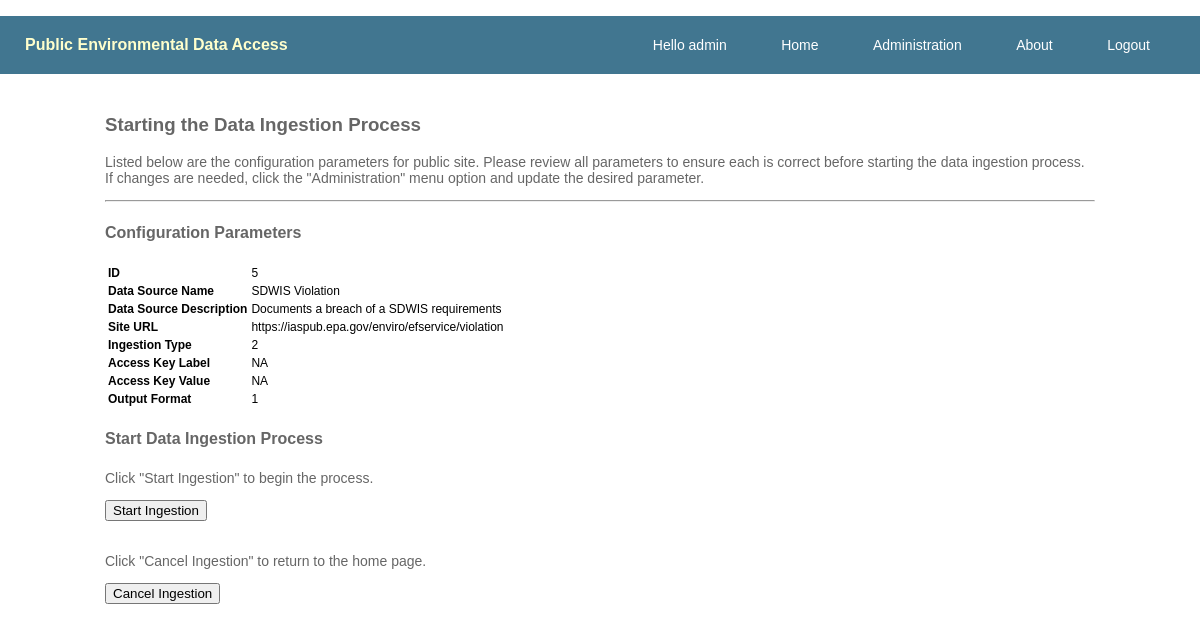
The page /ingest/?id=5 (signed in) on the database its author committed.
### app_model/models.py (models this page shows)
class ingest_configs(models.Model):
    data_source_name = models.CharField(max_length=60)
    data_source_descr = models.CharField(max_length=254)
    ingest_url = models.URLField()
    ingest_type = models.IntegerField()
    access_key_label = models.CharField(max_length=30)
    access_key_value = models.CharField(max_length=254)
    ingest_format = models.IntegerField()

### api_ingest/views.py (the view)
# urls.py: url(r'^ingest/$', ingest_site),
@login_required()
def ingest_site(request):
    val = request.GET['id']
    values = get_ingest_site(val)
    return render(request, 'ingest.html', {'values':values})

### api_ingest/utils.py (called while the page is built)
def get_ingest_site(ingest_site_arg):
    from app_model.models import ingest_configs
    site = ingest_configs.objects.filter(id = ingest_site_arg)
    return(site)

### templates/ingest.html (shortened to what this page needs)
{% extends "base.html" %}
{% block content %}
<div class="content">
    <h3>Starting the Data Ingestion Process</h3>
    <p>
        Listed below are the configuration parameters for {{ item.data_source_name }} public site.  Please review all parameters
        to ensure each is correct before starting the data ingestion process.  If changes are needed, click the "Administration" menu option
        and update the desired parameter.
    </p>
    <hr>
    <h4>Configuration Parameters</h4>
    <table style="text-align:left;font-color:#666;font-size:12px">
        {% for item in values %}
        <tr>
            <th>ID</th>
            <td>{{item.id}}</td>
        </tr>
        <tr>
            <th>Data Source Name</th>
            <td>{{item.data_source_name}}</td>
        </tr>
        <tr>
            <th>Data Source Description</th>
            <td>{{item.data_source_descr}}</td>
        </tr>
        <tr>
            <th>Site URL</th>
            <td>{{item.ingest_url}}</td>
        </tr>
        <tr>
            <th>Ingestion Type</th>
            <td>{{item.ingest_type}}</td>
        </tr>
        <tr>
            <th>Access Key Label</th>
            <td>{{item.access_key_label}}</td>
        </tr>
        <tr>
            <th>Access Key Value</th>
            <td>{{item.access_key_value}}</td>
        </tr>
        <tr>
            <th>Output Format</th>
            <td>{{item.ingest_format}}</td>
        </tr>
    </table>
    <h4>Start Data Ingestion Process</h4>
    <p>Click "Start Ingestion" to begin the process.</p>
    <form action="/ingest_status/" style="color:blue;width=200px">
        <input type="submit" value="Start Ingestion">
    </form>
    <br>
    <p>Click "Cancel Ingestion" to return to the home page.</p>
    <form action="/index/" style="color:red;width=200px">
        <input type="submit" value="Cancel Ingestion">
    </form>
    {% endfor %}
</div>
{% endblock %}

### templates/base.html (shortened to what this page needs)
<!DOCTYPE html>
<html lang="en">
    <head>
        {% load staticfiles %}
        <link href="/static/css/styles.css" rel="stylesheet" type="text/css" />
    </head>
    <body>
        <ul class="nav">
            <div class="logo">
                Public Environmental Data Access
            </div>
            {% if user.is_authenticated %}
                <li>Hello {{ user.username }}</li>
                <li><a href="/index/">Home</a></li>
                <li><a href="/admin/" target="_blank">Administration</a></li>
                <li><a href="/about/">About</a></li>
                <li><a href="{% url 'logout' %}">Logout</a> </li>
            {% endif %}
        </ul>
        {% block content %}{% endblock %}
    </body>
</html>

### static/css/styles.css (style rules this page uses)
body { margin: 0; padding: 0; font-family: 'Arial','serif'; }
.nav { background-color: #417690; color: white; list-style: none; text-align: right; padding: 20px 0px 20px 0px; }
.nav > li { display: inline-block; padding; 0 25px 0 25px; font-size: 14px; margin-right: 50px; }
.nav > li > a { text-decoration: none; color: #ffffff; }
.logo { color: #ffc; float: left; padding-left: 25px; font-size: 16px; font-weight: bold; }
.content { background-color: #ffffff; text-align: left; margin-left: 100px; margin-right: 100px; padding: 5px; 5px; 5px; 5px; }
.content > h3 { color: #666; }
.content > h4 { color: #666; }
.content > p { color: #666; font-size: 14px; }

### rows shown on the page
ingest_configs: id "5", data_source_name "SDWIS Violation", data_source_descr "Documents a breach of a SDWIS requirements", ingest_url "https://iaspub.epa.gov/enviro/efservice/violation", ingest_type "2", access_key_label "NA", access_key_value "NA", ingest_format "1"

### other values the page prints
{{ user.username }} "admin"
